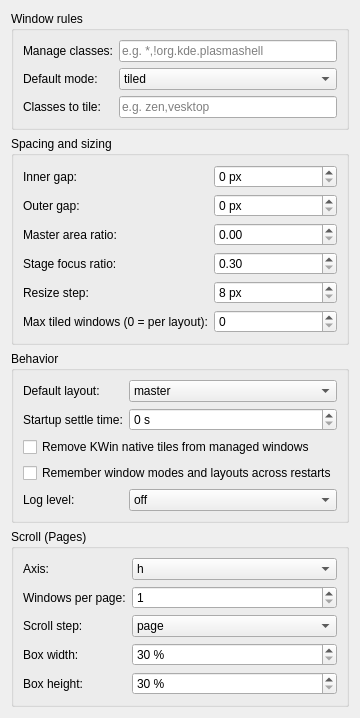
<?xml version="1.0" encoding="UTF-8"?>
<ui version="4.0">
 <class>WeaveConfigForm</class>
 <widget class="QWidget" name="WeaveConfigForm">
  <property name="windowTitle"><string>Weave</string></property>
  <layout class="QVBoxLayout" name="mainLayout">
   <item>
    <widget class="QGroupBox" name="windowRulesGroup">
     <property name="title"><string>Window rules</string></property>
     <layout class="QFormLayout" name="windowRulesLayout">
      <item row="0" column="0"><widget class="QLabel" name="manageClassesLabel"><property name="text"><string>Manage classes:</string></property><property name="toolTip"><string>Comma-separated resource classes. Use * for all classes and !class to exclude one.</string></property></widget></item>
      <item row="0" column="1"><widget class="QLineEdit" name="kcfg_manageClasses"><property name="placeholderText"><string>e.g. *,!org.kde.plasmashell</string></property><property name="clearButtonEnabled"><bool>true</bool></property></widget></item>
      <item row="1" column="0"><widget class="QLabel" name="defaultModeLabel"><property name="text"><string>Default mode:</string></property></widget></item>
      <item row="1" column="1"><widget class="QComboBox" name="kcfg_defaultMode"><item><property name="text"><string>tiled</string></property></item><item><property name="text"><string>float</string></property></item></widget></item>
      <item row="2" column="0"><widget class="QLabel" name="tileClassesLabel"><property name="text"><string>Classes to tile:</string></property><property name="toolTip"><string>Comma-separated resource classes that should tile even when the default mode is float.</string></property></widget></item>
      <item row="2" column="1"><widget class="QLineEdit" name="kcfg_tileClasses"><property name="placeholderText"><string>e.g. zen,vesktop</string></property><property name="clearButtonEnabled"><bool>true</bool></property></widget></item>
     </layout>
    </widget>
   </item>
   <item>
    <widget class="QGroupBox" name="spacingGroup">
     <property name="title"><string>Spacing and sizing</string></property>
     <layout class="QFormLayout" name="spacingLayout">
      <item row="0" column="0"><widget class="QLabel" name="gapInnerLabel"><property name="text"><string>Inner gap:</string></property></widget></item>
      <item row="0" column="1"><widget class="QSpinBox" name="kcfg_gapInner"><property name="suffix"><string> px</string></property><property name="maximum"><number>400</number></property></widget></item>
      <item row="1" column="0"><widget class="QLabel" name="gapOuterLabel"><property name="text"><string>Outer gap:</string></property></widget></item>
      <item row="1" column="1"><widget class="QSpinBox" name="kcfg_gapOuter"><property name="suffix"><string> px</string></property><property name="maximum"><number>400</number></property></widget></item>
      <item row="2" column="0"><widget class="QLabel" name="masterRatioLabel"><property name="text"><string>Master area ratio:</string></property></widget></item>
      <item row="2" column="1"><widget class="QDoubleSpinBox" name="kcfg_masterRatio"><property name="decimals"><number>2</number></property><property name="minimum"><double>0.00</double></property><property name="maximum"><double>1.00</double></property><property name="singleStep"><double>0.05</double></property></widget></item>
      <item row="3" column="0"><widget class="QLabel" name="focusRatioLabel"><property name="text"><string>Stage focus ratio:</string></property></widget></item>
      <item row="3" column="1"><widget class="QDoubleSpinBox" name="kcfg_focusRatio"><property name="decimals"><number>2</number></property><property name="minimum"><double>0.30</double></property><property name="maximum"><double>0.80</double></property><property name="singleStep"><double>0.05</double></property></widget></item>
      <item row="4" column="0"><widget class="QLabel" name="resizeStepLabel"><property name="text"><string>Resize step:</string></property></widget></item>
      <item row="4" column="1"><widget class="QSpinBox" name="kcfg_resizeStep"><property name="suffix"><string> px</string></property><property name="minimum"><number>8</number></property><property name="maximum"><number>400</number></property></widget></item>
      <item row="5" column="0"><widget class="QLabel" name="maxWindowsLabel"><property name="text"><string>Max tiled windows (0 = per layout):</string></property></widget></item>
      <item row="5" column="1"><widget class="QSpinBox" name="kcfg_maxWindows"><property name="maximum"><number>99</number></property></widget></item>
     </layout>
    </widget>
   </item>
   <item>
    <widget class="QGroupBox" name="behaviorGroup">
     <property name="title"><string>Behavior</string></property>
     <layout class="QFormLayout" name="behaviorLayout">
      <item row="0" column="0"><widget class="QLabel" name="defaultLayoutLabel"><property name="text"><string>Default layout:</string></property></widget></item>
      <item row="0" column="1"><widget class="QComboBox" name="kcfg_defaultLayout"><item><property name="text"><string>master</string></property></item><item><property name="text"><string>columns</string></property></item><item><property name="text"><string>monocle</string></property></item><item><property name="text"><string>spiral</string></property></item><item><property name="text"><string>stage</string></property></item><item><property name="text"><string>rows</string></property></item><item><property name="text"><string>hstack</string></property></item><item><property name="text"><string>rmaster</string></property></item><item><property name="text"><string>grid</string></property></item><item><property name="text"><string>ultrawide</string></property></item><item><property name="text"><string>scroll</string></property></item></widget></item>
      <item row="1" column="0"><widget class="QLabel" name="settleSecondsLabel"><property name="text"><string>Startup settle time:</string></property><property name="toolTip"><string>Wait this many seconds after the last window appears before adopting the session.</string></property></widget></item>
      <item row="1" column="1"><widget class="QSpinBox" name="kcfg_settleSeconds"><property name="suffix"><string> s</string></property><property name="maximum"><number>60</number></property></widget></item>
      <item row="2" column="0" colspan="2"><widget class="QCheckBox" name="kcfg_dropNativeTiles"><property name="text"><string>Remove KWin native tiles from managed windows</string></property></widget></item>
      <item row="3" column="0" colspan="2"><widget class="QCheckBox" name="kcfg_persist"><property name="text"><string>Remember window modes and layouts across restarts</string></property></widget></item>
      <item row="4" column="0"><widget class="QLabel" name="logLevelLabel"><property name="text"><string>Log level:</string></property></widget></item>
      <item row="4" column="1"><widget class="QComboBox" name="kcfg_logLevel"><item><property name="text"><string>off</string></property></item><item><property name="text"><string>info</string></property></item><item><property name="text"><string>debug</string></property></item></widget></item>
     </layout>
    </widget>
   </item>
   <item>
    <widget class="QGroupBox" name="scrollGroup">
     <property name="title"><string>Scroll (Pages)</string></property>
     <layout class="QFormLayout" name="scrollLayout">
      <item row="0" column="0"><widget class="QLabel" name="scrollAxisLabel"><property name="text"><string>Axis:</string></property></widget></item>
      <item row="0" column="1"><widget class="QComboBox" name="kcfg_scrollAxis"><item><property name="text"><string>h</string></property></item><item><property name="text"><string>v</string></property></item></widget></item>
      <item row="1" column="0"><widget class="QLabel" name="scrollVisibleLabel"><property name="text"><string>Windows per page:</string></property></widget></item>
      <item row="1" column="1"><widget class="QSpinBox" name="kcfg_scrollVisible"><property name="minimum"><number>1</number></property><property name="maximum"><number>20</number></property></widget></item>
      <item row="2" column="0"><widget class="QLabel" name="scrollStepLabel"><property name="text"><string>Scroll step:</string></property></widget></item>
      <item row="2" column="1"><widget class="QComboBox" name="kcfg_scrollStep"><item><property name="text"><string>page</string></property></item><item><property name="text"><string>window</string></property></item><item><property name="text"><string>slot</string></property></item></widget></item>
      <item row="3" column="0"><widget class="QLabel" name="scrollBoxWidthLabel"><property name="text"><string>Box width:</string></property></widget></item>
      <item row="3" column="1"><widget class="QSpinBox" name="kcfg_scrollBoxWidth"><property name="suffix"><string> %</string></property><property name="minimum"><number>30</number></property><property name="maximum"><number>100</number></property></widget></item>
      <item row="4" column="0"><widget class="QLabel" name="scrollBoxHeightLabel"><property name="text"><string>Box height:</string></property></widget></item>
      <item row="4" column="1"><widget class="QSpinBox" name="kcfg_scrollBoxHeight"><property name="suffix"><string> %</string></property><property name="minimum"><number>30</number></property><property name="maximum"><number>100</number></property></widget></item>
     </layout>
    </widget>
   </item>
   <item><spacer name="bottomSpacer"><property name="orientation"><enum>Qt::Orientation::Vertical</enum></property><property name="sizeHint" stdset="0"><size><width>20</width><height>0</height></size></property></spacer></item>
  </layout>
 </widget>
 <resources/>
 <connections/>
</ui>
